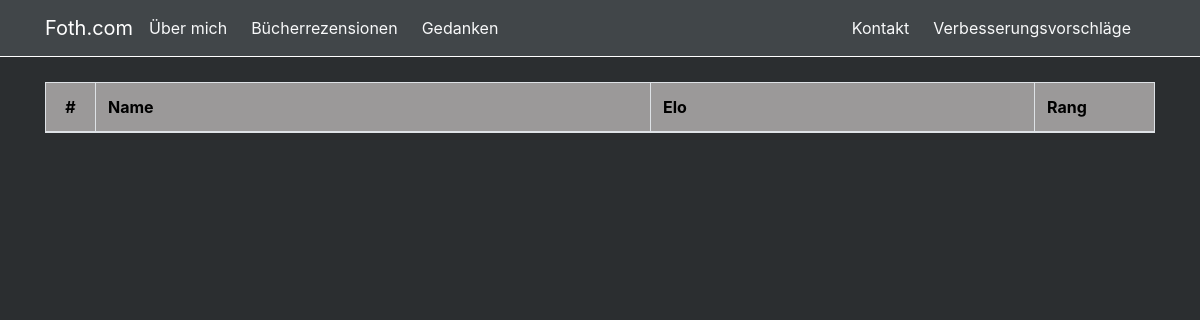
Page /csgo/ on the earlier database version.
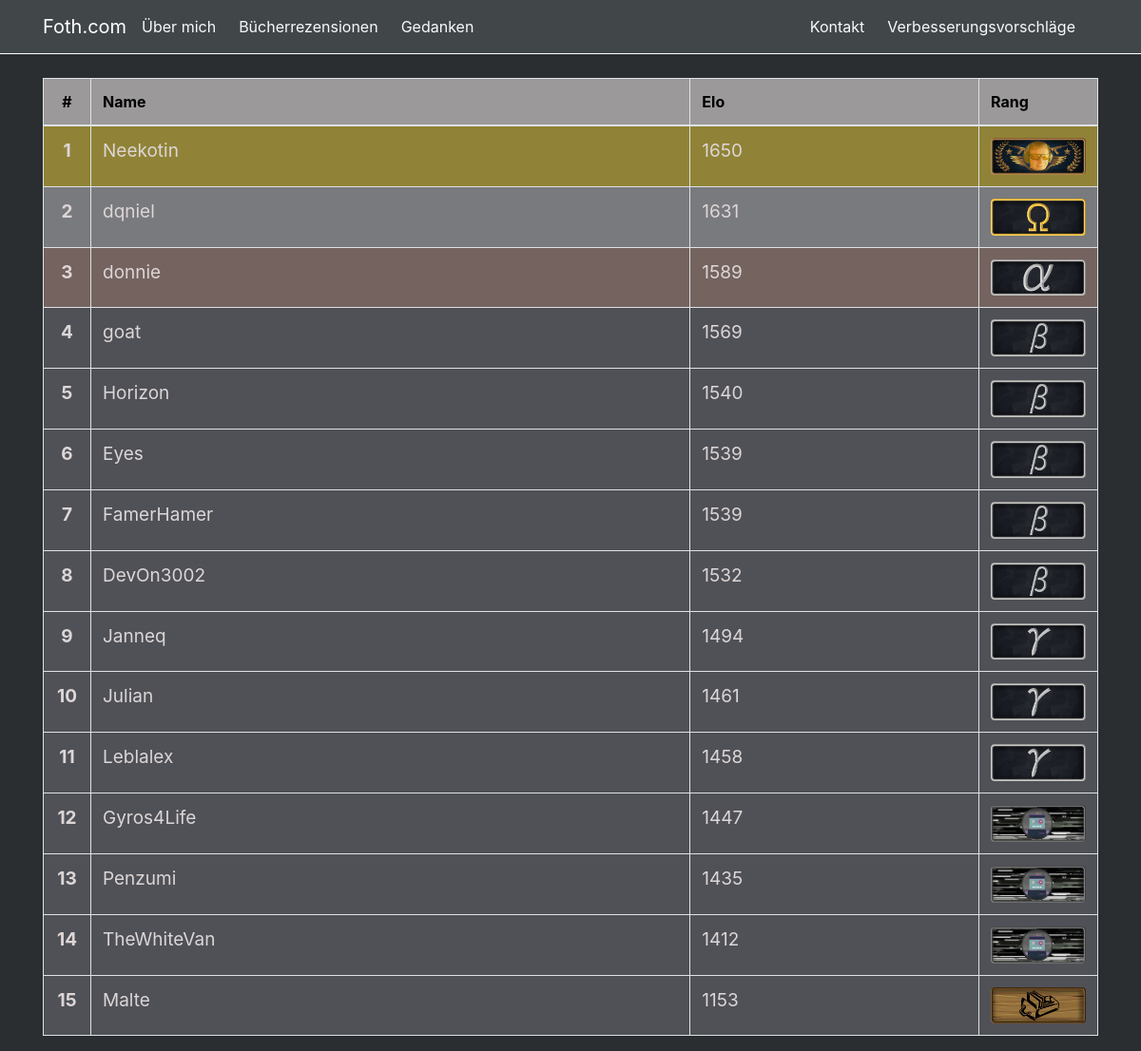
Same page on the later database version.
### csgo/models.py (models this page shows, shortened)
class CsgoPlayer(models.Model):
    name = models.CharField(max_length=32)
    elo = models.IntegerField(default=1500)
    kills = models.IntegerField(default=0)
    assists = models.IntegerField(default=0)
    deaths = models.IntegerField(default=0)
    playes_matches = models.IntegerField(default=0)

### csgo/views.py (the view)
# urls.py: path('', views.show_csgo_stats, name="csgo_stats_show"),
def show_csgo_stats(request):
    player_data = CsgoPlayer.objects.order_by("-elo")
    return render(request, "csgo/csgo_stats_show.html", {"player_data": player_data})

### csgo/templates/csgo/csgo_stats_show.html (shortened to what this page needs)
{% extends "base.html" %}
{% load static %}
{% block content %}
<table class="table table-bordered table-hover" style="background-color: rgb(79, 81, 87); color: black;">
    <thead style="background-color: rgb(155, 153, 153);">
        <tr>
            <th scope="col" style="width:50px;"><div align="center">#</div></th>
            <th scope="col">Name</th>
            <th scope="col">Elo</th>
            <th scope="col" style="width:120px;">Rang</th>
        </tr>
    </thead>
    <tbody style="font-size: 19px; color: rgb(221, 214, 214)">
        {% for player_object in player_data %}
        {% if forloop.counter == 1 %}
        <tr style="background-color: rgba(255, 217, 0, 0.37)">
        {% endif %}
        {% if forloop.counter == 2 %}
        <tr style="background-color: rgba(192, 192, 192, 0.37)">
        {% endif %}
        {% if forloop.counter == 3 %}
        <tr style="background-color: #bf897054">
        {% endif %}
        {% if forloop.counter > 3 %}
        <tr>
        {% endif %}
            <th><div align="center">{{ forloop.counter }}</div></th>
            <td>{{ player_object.name }}</td>
            <td>{{ player_object.elo }}</td>
            {% if forloop.first %}
            <td><img src="{% static 'csgo/niko.png' %}" width="100px"></td>
            {% elif forloop.last %}
            <td><img src="{% static 'csgo/schublade.png' %}" width="100px"></td>
            {% elif player_object.elo > 1625 %}
            <td><img src="{% static 'csgo/omega.png' %}" width="100px"></td>
            {% elif player_object.elo > 1575 %}
            <td><img src="{% static 'csgo/alpha.png' %}" width="100px"></td>
            {% elif player_object.elo > 1525 %}
            <td><img src="{% static 'csgo/beta.png' %}" width="100px"></td>
            {% elif player_object.elo > 1450 %}
            <td><img src="{% static 'csgo/gamma.png' %}" width="100px"></td>
            {% elif player_object.elo > 1350 %}
            <td><img src="{% static 'csgo/beep_boop.png' %}" width="100px"></td>
            {% elif player_object.elo > 1200 %}
            <td><img src="{% static 'csgo/bots.png' %}" width="100px"></td>
            {% endif %}
        </tr>
        {% endfor %}
    </tbody>
</table>
{% endblock content %}

### templates/base.html (shortened to what this page needs)
<!doctype html>
<html lang="de">
<head>
  <link rel="stylesheet" href="https://stackpath.bootstrapcdn.com/bootstrap/4.3.1/css/bootstrap.min.css">
</head>
<body style="background-color: rgb(43, 46, 48); color: white;">
  <nav class="navbar navbar-expand-lg navbar-dark" style="background-color:rgb(65, 70, 73); border-bottom: 1px solid white;">
    <div class="container">
      <a class="navbar-brand" href="{% url 'show_landing_page' %}">Foth.com</a>
      <div class="collapse navbar-collapse" id="navbarText">
        <ul class="navbar-nav mr-auto">
          <li class="nav-item active">
            <a class="navbar-link text-light" href="#">Über mich</a>
          </li>
          <li>
            <a class="px-md-4 navbar-link text-light" href="{% url 'show_articles' %}">Bücherrezensionen</a>
          </li>
          <li>
            <a class="navbar-link text-light" href="{% url 'show_thought_posts' %}">Gedanken</a>
          </li>
        </ul>
        <div><a class="navbar-link text-light" href="#">Kontakt</a></div>
        <div class="px-md-4"><a class="navbar-link text-light" href="#">Verbesserungsvorschläge</a></div>
      </div>
    </div>
  </nav>
  <div class="container" style ="margin-top:25px" align="center">
    {% block content %}
    {% endblock %}
  </div>
</body>
</html>

Differences in the rows shown:
added CsgoPlayer: name "Neekotin", elo "1650"
added CsgoPlayer: name "dqniel", elo "1631"
added CsgoPlayer: name "donnie", elo "1589"
added CsgoPlayer: name "goat", elo "1569"
added CsgoPlayer: name "Horizon", elo "1540"
added CsgoPlayer: name "Eyes", elo "1539"
added CsgoPlayer: name "FamerHamer", elo "1539"
added CsgoPlayer: name "DevOn3002", elo "1532"
added CsgoPlayer: name "Janneq", elo "1494"
added CsgoPlayer: name "Julian", elo "1461"
added CsgoPlayer: name "Leblalex", elo "1458"
added CsgoPlayer: name "Gyros4Life", elo "1447"
added CsgoPlayer: name "Penzumi", elo "1435"
added CsgoPlayer: name "TheWhiteVan", elo "1412"
added CsgoPlayer: name "Malte", elo "1153"
